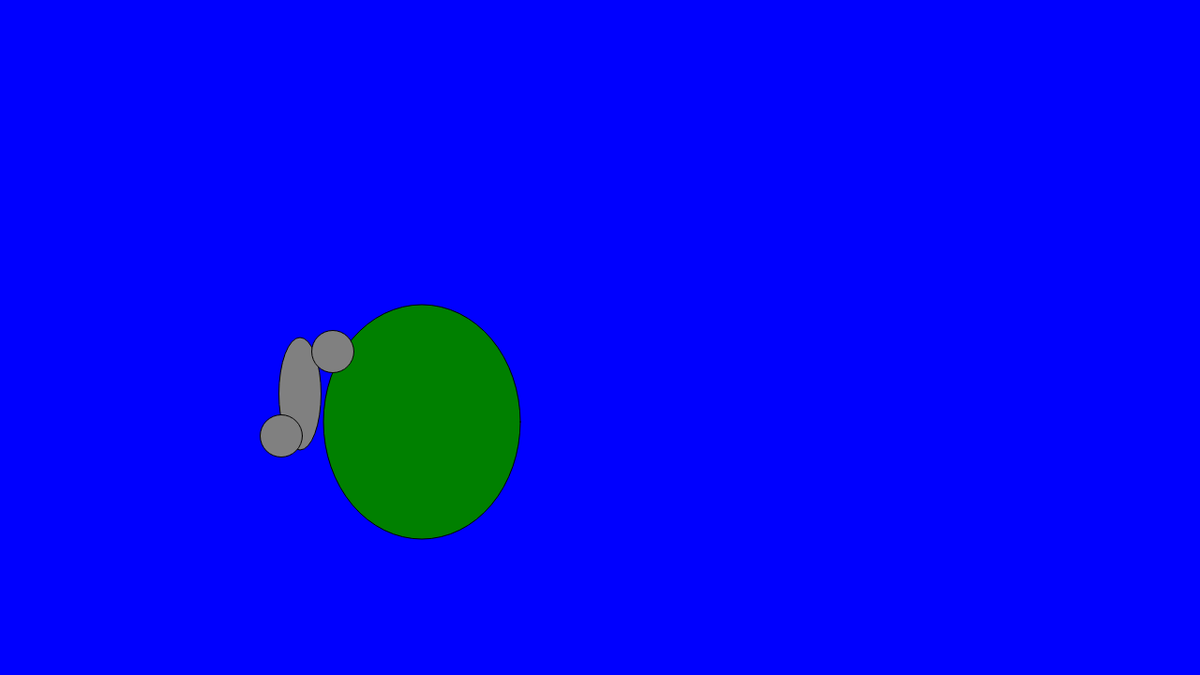
Frame 1 (no input)
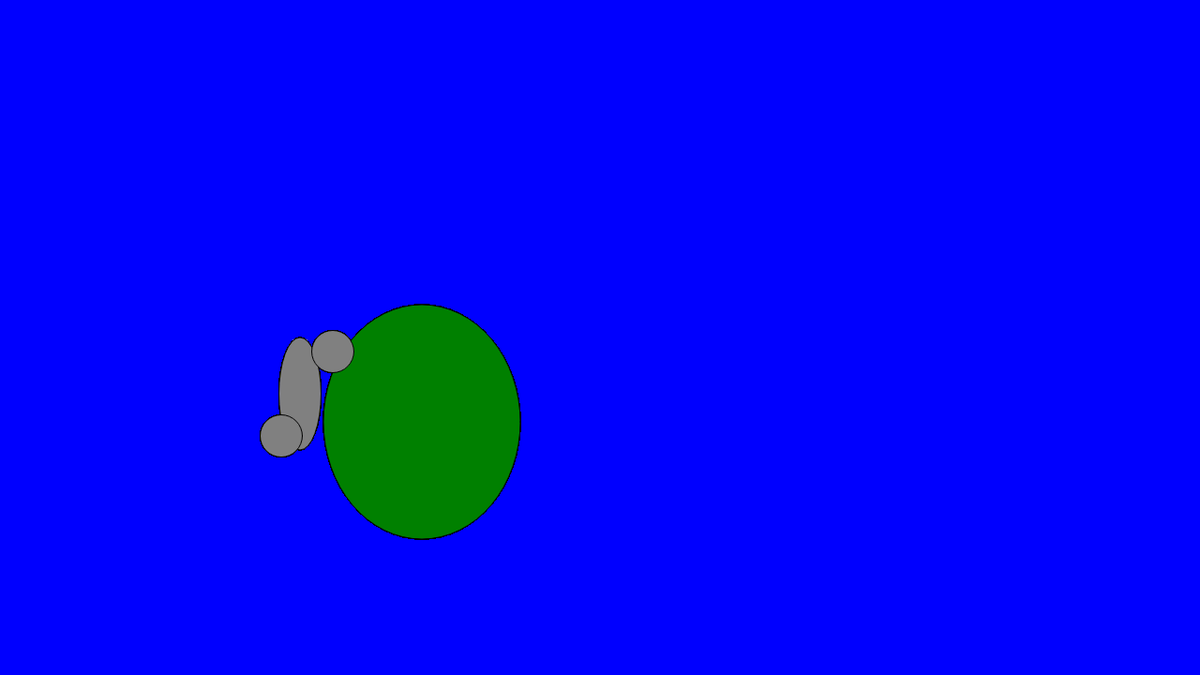
Frame 60 (no input)
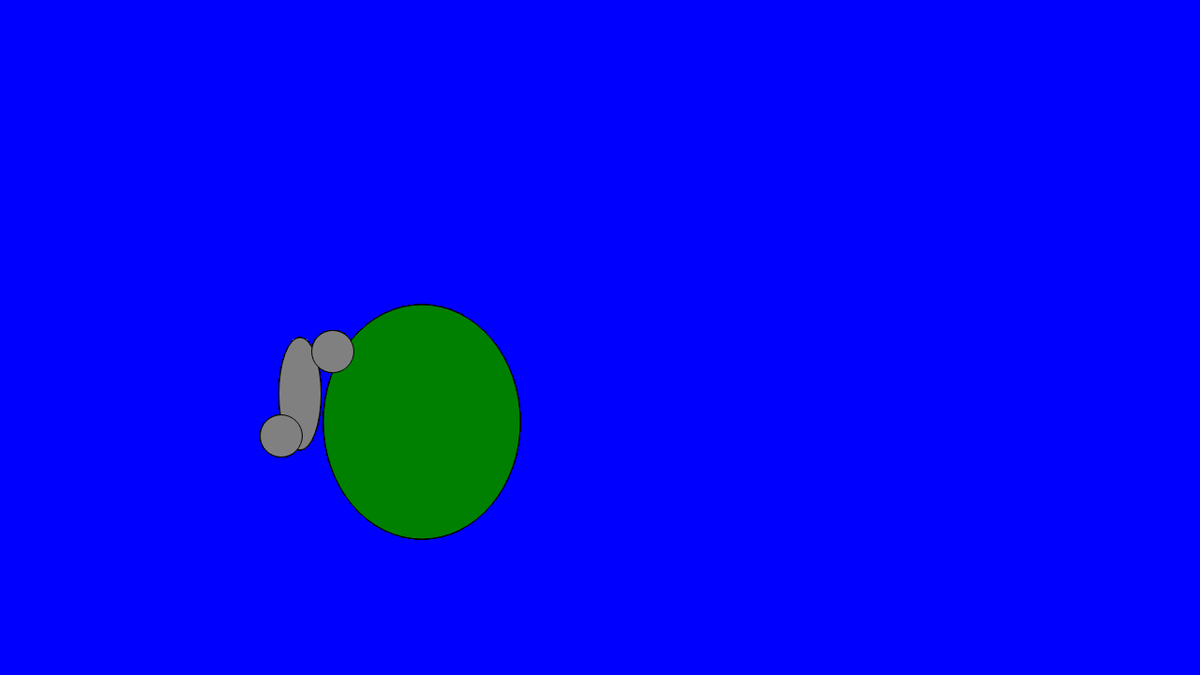
Frame 120 (the mouse pressed at the canvas centre since frame 60)

The p5.js sketch that drew these frames (run headless with seeded random() and noise() and a simulated clock; from frame 60 on, the mouse is pressed at the canvas centre):

// p5.js sketch
// ── sketch.js
// Declare the Setup function

function setup() {

// create a canvas 1280 px wide, by 720 px high

    createCanvas( 1280, 720);

// Color the background 'magenta'

    background( 'blue' );
}
// Declare the draw function

function draw()  {

// tell p5 to create a series of shapes, representing the 'monster'

// starting with the body.

  fill( 'green');
  ellipse ( 450, 450, 210, 250);

//left arm, made up of several pieces

  fill ( 'grey');
  ellipse ( 320, 420, 45, 120);

  fill ( 'grey');
  ellipse (300, 465, 45, 45);

  fill ( 'grey');
  ellipse (355, 375, 45, 45);

}
